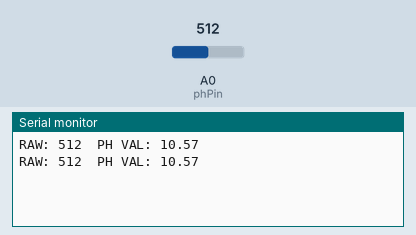
The sketch below on a simulated Arduino Uno, built with avr-gcc and run on an emulated ATmega328P. On the bench: the last lines printed to the serial monitor. The inputs (shaded band) are chosen by the test bench; at power-on: A0 (phPin) = 512.

Above: at 1.8 s.
1.9 s: A0 (phPin) set to 716
At 2.8 s:
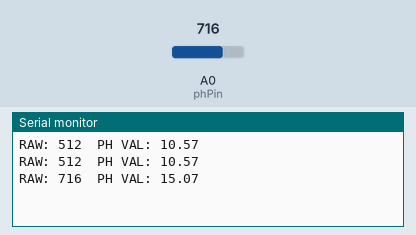
3.4 s: A0 (phPin) set to 900
At 4.5 s:
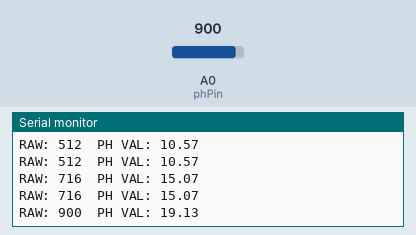
Timing chart, 0 to 6.4 s (numbered marks = the images above; inputs shaded):
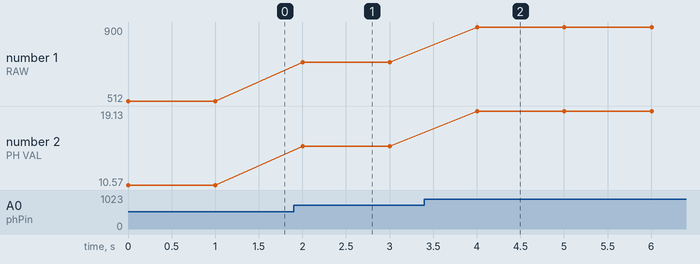

The sketch:

SUBMERSED.ino
```cpp
#define phPin A0


void setup() {
  // put your setup code here, to run once:
Serial.begin(9600);

}

void loop() {
  // put your main code here, to run repeatedly:
int x = analogRead(phPin);
Serial.print("RAW: ");
Serial.print(x); Serial.print("\t");

float phVal = map_float(x, 214, 350, 4, 7);
Serial.print("PH VAL: "); Serial.println(phVal);

delay(1000);
}

float map_float(float x, float in_min, float in_max, float out_min, float out_max) {
  return (x - in_min) * (out_max - out_min) / (in_max - in_min) + out_min;
}
```

Measured:
- after the input at 1.9 s, the serial monitor: prints a new line after 0.10 s (image 1)
- after the input at 3.4 s, the serial monitor: prints a new line after 0.60 s (image 2)
- plotted number 1: 512 → 716 after the input at 1.9 s, 716 → 900 after the input at 3.4 s
- plotted number 2: 10.57 → 15.07 after the input at 1.9 s, 15.07 → 19.13 after the input at 3.4 s
